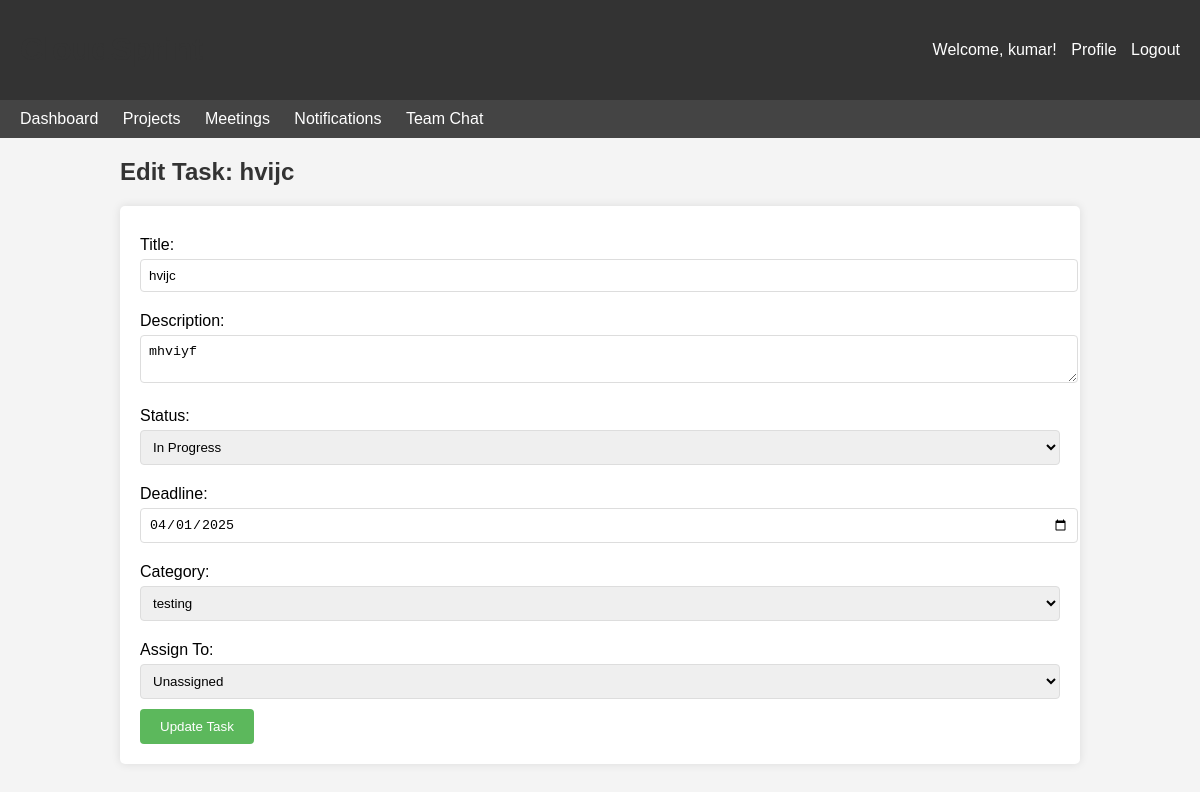
Screenshot of /tasks/1/edit (signed in) with the database file from the repository.
### app.py (models this page shows, shortened)
class User(db.Model):
    id = db.Column(db.Integer, primary_key=True)
    username = db.Column(db.String(80), unique=True, nullable=False)
    email = db.Column(db.String(120), unique=True, nullable=False)
    password = db.Column(db.String(200), nullable=False)
    is_admin = db.Column(db.Boolean, default=False)
    team_id = db.Column(db.Integer, db.ForeignKey('team.id'), nullable=True)
    assignments = db.relationship('Assignment', backref='assigned_user', lazy=True)
    timelogs = db.relationship('Timelog', backref='user', lazy=True)
    reviews_received = db.relationship('PerformanceReview',
                                      foreign_keys='PerformanceReview.user_id',
                                      backref='reviewed_user', lazy=True)
    reviews_given = db.relationship('PerformanceReview',
                                   foreign_keys='PerformanceReview.reviewer_id',
                                   backref='reviewer', lazy=True)
    chats = db.relationship('Teamchat', backref='sender', lazy=True)
    notifications = db.relationship('Notification', backref='user', lazy=True)
    feedback = db.relationship('Feedback', backref='user', lazy=True)
    files = db.relationship('File', backref='uploader', lazy=True)
    comments = db.relationship('Comment', backref='user', lazy=True)
    progress_reports = db.relationship('ProgressReport', backref='submitter', lazy=True)

class Task(db.Model):
    id = db.Column(db.Integer, primary_key=True)
    title = db.Column(db.String(100), nullable=False)
    description = db.Column(db.Text, nullable=True)
    status = db.Column(db.String(20), nullable=False, default='Not Started')  # Not Started, In Progress, On Hold, Completed
    deadline = db.Column(db.DateTime, nullable=False)
    project_id = db.Column(db.Integer, db.ForeignKey('project.id'), nullable=False)
    category_id = db.Column(db.Integer, db.ForeignKey('task_category.id'), nullable=False)
    assigned_to = db.Column(db.Integer, db.ForeignKey('user.id'), nullable=True)
    timelogs = db.relationship('Timelog', backref='task', lazy=True)
    comments = db.relationship('Comment', backref='task', lazy=True)

class TaskCategory(db.Model):
    id = db.Column(db.Integer, primary_key=True)
    name = db.Column(db.String(50), nullable=False)
    description = db.Column(db.Text, nullable=True)
    tasks = db.relationship('Task', backref='category', lazy=True)

### app.py (the view, shortened to what this page needs)
@app.route('/tasks/<int:task_id>/edit', methods=['GET', 'POST'])
def edit_task(task_id):
    if 'user_id' not in session:
        flash('Please log in first', 'warning')
        return redirect(url_for('login'))
    task = Task.query.get_or_404(task_id)
    project = Project.query.get(task.project_id)
    if not session.get('is_admin'):
        assignments = Assignment.query.filter_by(user_id=session['user_id'], project_id=task.project_id).first()
        if not assignments and task.assigned_to != session['user_id']:
            flash('You do not have access to this task', 'danger')
            return redirect(url_for('projects'))
    categories = TaskCategory.query.all()
    team_members = User.query.join(Assignment).filter(Assignment.project_id == task.project_id).all()
    return render_template('tasks/edit.html',
                          task=task,
                          project=project,
                          categories=categories,
                          team_members=team_members)

### templates/tasks/edit.html (shortened to what this page needs)
<!DOCTYPE html>
<html lang="en">
<head>
    <link rel="stylesheet" href="{{ url_for('static', filename='css/style.css') }}">
</head>
<body>
    <header>
        <h1>CloudSprint</h1>
        <div>
            <span>Welcome, {{ session.username }}!</span>
            <a href="{{ url_for('profile') }}">Profile</a>
            <a href="{{ url_for('logout') }}">Logout</a>
        </div>
    </header>
    <nav>
        <a href="{{ url_for('dashboard') }}">Dashboard</a>
        <a href="{{ url_for('projects') }}">Projects</a>
        <a href="{{ url_for('meetings') }}">Meetings</a>
        <a href="{{ url_for('notifications') }}">Notifications</a>
        <a href="{{ url_for('chat') }}">Team Chat</a>
    </nav>
    <div class="container">
        <h2>Edit Task: {{ task.title }}</h2>
        <form method="POST" action="{{ url_for('edit_task', task_id=task.id) }}">
            <label for="title">Title:</label>
            <input type="text" id="title" name="title" value="{{ task.title }}" required>
            <label for="description">Description:</label>
            <textarea id="description" name="description">{{ task.description or '' }}</textarea>
            <label for="status">Status:</label>
            <select id="status" name="status" required>
                <option value="In Progress" {% if task.status == 'In Progress' %}selected{% endif %}>In Progress</option>
            </select>
            <label for="deadline">Deadline:</label>
            <input type="date" id="deadline" name="deadline" value="{{ task.deadline.strftime('%Y-%m-%d') }}" required>
            <label for="category_id">Category:</label>
            <select id="category_id" name="category_id" required>
                {% for category in categories %}
                    <option value="{{ category.id }}" {% if category.id == task.category_id %}selected{% endif %}>{{ category.name }}</option>
                {% endfor %}
            </select>
            <label for="assigned_to">Assign To:</label>
            <select id="assigned_to" name="assigned_to">
                <option value="">Unassigned</option>
            </select>
            <button type="submit">Update Task</button>
        </form>
    </div>
</body>
</html>

### static/css/style.css (style rules this page uses)
body { font-family: Arial, sans-serif; margin: 0; padding: 0; background-color: #f4f4f4; }
header { background-color: #333; color: white; padding: 10px 20px; display: flex; justify-content: space-between; align-items: center; }
header a { color: white; text-decoration: none; margin-left: 10px; }
nav { background-color: #444; padding: 10px; }
nav a { color: white; text-decoration: none; margin: 0 10px; }
.container { width: 80%; margin: 20px auto; }
h1, h2, h3 { color: #333; }
form { background-color: white; padding: 20px; border-radius: 5px; box-shadow: 0 0 10px rgba(0,0,0,0.1); margin-bottom: 20px; }
form label { display: block; margin: 10px 0 5px; }
form input, form select, form textarea { width: 100%; padding: 8px; margin-bottom: 10px; border: 1px solid #ddd; border-radius: 4px; }
form button { background-color: #5cb85c; color: white; padding: 10px 20px; border: none; border-radius: 4px; cursor: pointer; }

### rows the page displays
User: username "kumar"
Task: title "hvijc", description "mhviyf", status "In Progress", deadline "04/01/2025", category_id "testing"
